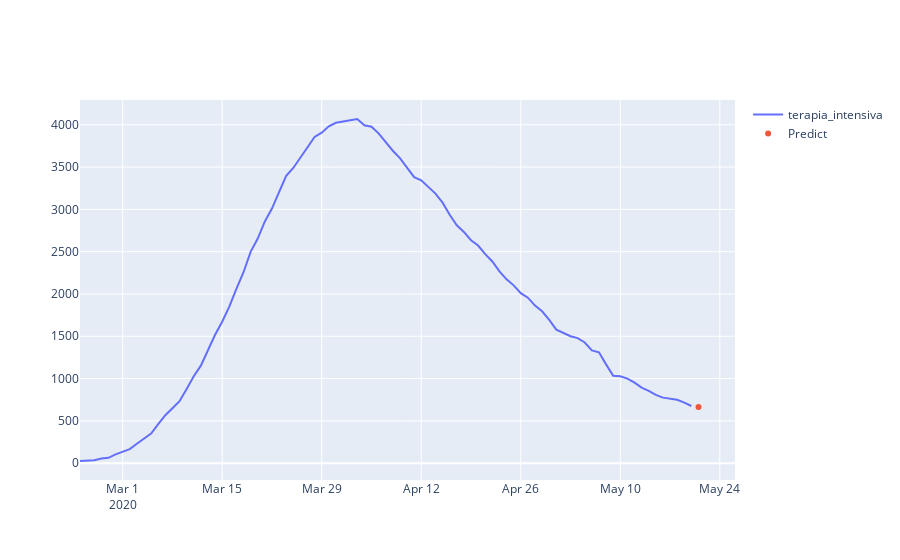

This figure's notebook cell:
### Code cell
fig = go.Figure()
fig.add_trace(go.Scatter(x=series_autoreg.index, y=series_autoreg["terapia_intensiva"], mode='lines', name='terapia_intensiva'))
fig.add_trace(go.Scatter(x=forecast.index, y=forecast["terapia_intensiva"], mode='markers', name='Predict'))
fig.show()
